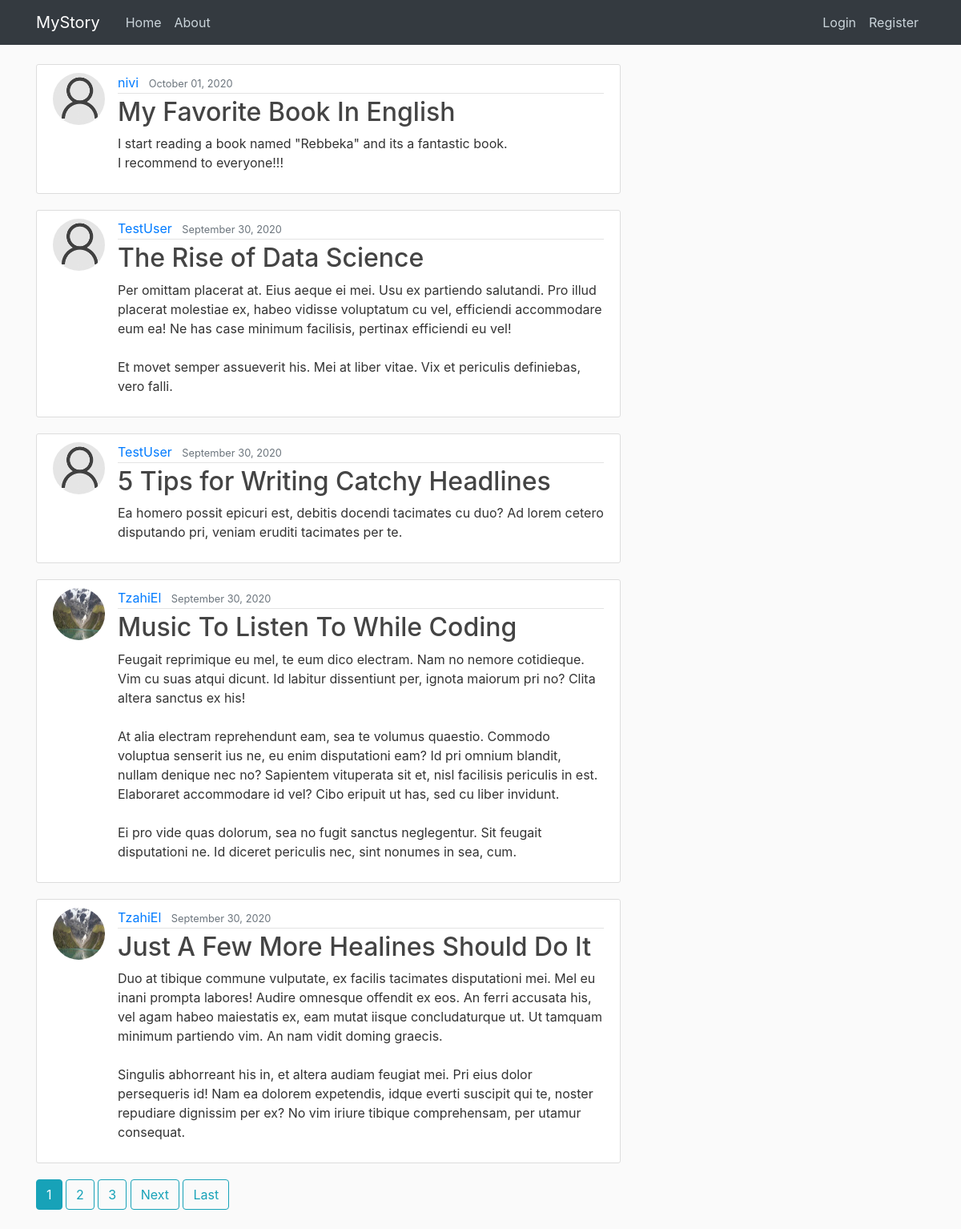
The page / on the database its author committed.
### blog/models.py (models this page shows, shortened)
class Post(models.Model):
    title = models.CharField(max_length=100)
    content = models.TextField()
    date_posted = models.DateTimeField(default=timezone.now)
    author = models.ForeignKey(User, on_delete=models.CASCADE)

### users/models.py (models this page shows, shortened)
class Profile(models.Model):
    user = models.OneToOneField(User, on_delete=models.CASCADE)
    image = models.ImageField(default='default.jpg', upload_to='profile_pics')

### blog/views.py (the view)
# urls.py: path('', PostListView.as_view(), name='blog-home'),
class PostListView(ListView):
    model = Post
    template_name = 'blog/home.html'
    context_object_name = 'posts'
    ordering = ['-date_posted']
    paginate_by = 5

### blog/templates/blog/home.html (shortened to what this page needs)
 {% extends "blog/base.html" %}
 {% block content %}
    {% for post in posts %}
     <article class="media content-section">
     <img class="rounded-circle article-img" src="{{ post.author.profile.image.url }}">
      <div class="media-body">
        <div class="article-metadata">
          <a class="mr-2" href="{% url 'user-post' post.author.username %}">{{ post.author }}</a>
          <small class="text-muted">{{ post.date_posted|date:"F d, Y" }}</small>
        </div>
        <h2><a class="article-title" href="{% url 'post-detail' post.id %}">{{ post.title }}</a></h2>
        <p class="article-content">{{ post.content }}</p>
      </div>
    </article>
    {% endfor %}
 {% if is_paginated %}
        {% for num in page_obj.paginator.page_range %}
            {% if page_obj.number == num %}
                <a class="btn btn-info mb-4" href="?page={{ num }}">{{ num }}</a>
            {% elif num > page_obj.number|add:'-3' and num < page_obj.number|add:'3' %}
                <a class="btn btn-outline-info mb-4" href="?page={{ num }}">{{ num }}</a>
            {% endif %}
        {% endfor %}
     {% if page_obj.has_next %}
        <a class="btn btn-outline-info mb-4" href="?page={{ page_obj.next_page_number }}">Next</a>
        <a class="btn btn-outline-info mb-4" href="?page={{ page_obj.paginator.num_pages }}">Last</a>
    {% endif %}
 {% endif %}
{% endblock content %}

### blog/templates/blog/base.html (shortened to what this page needs)
{% load static %}
<!DOCTYPE html>
<html>
<head>
    <link rel="stylesheet" href="https://maxcdn.bootstrapcdn.com/bootstrap/4.0.0/css/bootstrap.min.css">
    <link rel="stylesheet" type="text/css" href="{% static 'blog/main.css' %}">
</head>
<body>
    <header class="site-header">
      <nav class="navbar navbar-expand-md navbar-dark bg-dark fixed-top">
        <div class="container">
          <a class="navbar-brand mr-4" href="{% url 'blog-home' %}">MyStory</a>
          <div class="collapse navbar-collapse" id="navbarToggle">
            <div class="navbar-nav mr-auto">
              <a class="nav-item nav-link" href="{% url 'blog-home' %}">Home</a>
              <a class="nav-item nav-link" href="{% url 'blog-about' %}">About</a>
            </div>
            <div class="navbar-nav">
                {% if user.is_authenticated %}
                    <a class="nav-item nav-link" href="{% url 'post-create' %}">New Post</a>
                    <a class="nav-item nav-link" href="{% url 'profile' %}">Profile - {{user.username}}</a>
                    <a class="nav-item nav-link" href="{% url 'logout' %}">Logout</a>
                {% else %}
              <a class="nav-item nav-link" href="{% url 'login' %}">Login</a>
              <a class="nav-item nav-link" href="{% url 'register' %}">Register</a>
                {% endif %}
            </div>
          </div>
        </div>
      </nav>
    </header>
    <main role="main" class="container">
      <div class="row">
        <div class="col-md-8">
          {% block content %}{% endblock %}
        </div>
        </div>
    </main>
  </body>
</body>
</html>

### blog/static/blog/main.css (style rules this page uses)
body { background: #fafafa; color: #333333; margin-top: 5rem; }
h1, h2, h3, h4, h5, h6 { color: #444444; }
.site-header .navbar-nav .nav-link { color: #cbd5db; }
.content-section { background: #ffffff; padding: 10px 20px; border: 1px solid #dddddd; border-radius: 3px; margin-bottom: 20px; }
.article-title { color: #444444; }
.article-content { white-space: pre-line; }
.article-img { height: 65px; width: 65px; margin-right: 16px; }
.article-metadata { padding-bottom: 1px; margin-bottom: 4px; border-bottom: 1px solid #e3e3e3 }

### rows shown on the page
Post: author.profile.image (placeholder picture), author "nivi", date_posted "October 01, 2020", title "My Favorite Book In English", content "I start reading a book named \"Rebbeka\" and its a fantastic book. I recommend to everyone!!!"
Post: author.profile.image (placeholder picture), author "TestUser", date_posted "September 30, 2020", title "The Rise of Data Science", content "Per omittam placerat at. Eius aeque ei mei. Usu ex partiendo salutandi. Pro illud placerat molestiae ex, habeo vidisse voluptatum cu vel, efficiendi accommodare eum ea! Ne has case minimum facilisis, pertinax efficiendi eu vel! Et movet semper assueverit his. Mei at liber vitae. Vix et periculis definiebas, vero falli."
Post: author.profile.image (placeholder picture), author "TestUser", date_posted "September 30, 2020", title "5 Tips for Writing Catchy Headlines", content "Ea homero possit epicuri est, debitis docendi tacimates cu duo? Ad lorem cetero disputando pri, veniam eruditi tacimates per te."
Post: author.profile.image (picture), author "TzahiEl", date_posted "September 30, 2020", title "Music To Listen To While Coding", content "Feugait reprimique eu mel, te eum dico electram. Nam no nemore cotidieque. Vim cu suas atqui dicunt. Id labitur dissentiunt per, ignota maiorum pri no? Clita altera sanctus ex his! At alia electram reprehendunt eam, sea te volumus quaestio. Commodo voluptua senserit ius ne, eu enim disputationi eam? Id pri omnium blandit, nullam denique nec no? Sapientem vituperata sit et, nisl facilisis periculis in est. Elaboraret accommodare id vel? Cibo eripuit ut has, sed cu liber invidunt. Ei pro vide quas dolorum, sea no fugit sanctus neglegentur. Sit feugait disputationi ne. Id diceret periculis nec, sint nonumes in sea, cum."
Post: author.profile.image (picture), author "TzahiEl", date_posted "September 30, 2020", title "Just A Few More Healines Should Do It", content "Duo at tibique commune vulputate, ex facilis tacimates disputationi mei. Mel eu inani prompta labores! Audire omnesque offendit ex eos. An ferri accusata his, vel agam habeo maiestatis ex, eam mutat iisque concludaturque ut. Ut tamquam minimum partiendo vim. An nam vidit doming graecis. Singulis abhorreant his in, et altera audiam feugiat mei. Pri eius dolor persequeris id! Nam ea dolorem expetendis, idque everti suscipit qui te, noster repudiare dignissim per ex? No vim iriure tibique comprehensam, per utamur consequat."

### other values the page prints
{{ num }} "1"
{{ num }} "2" "3"
